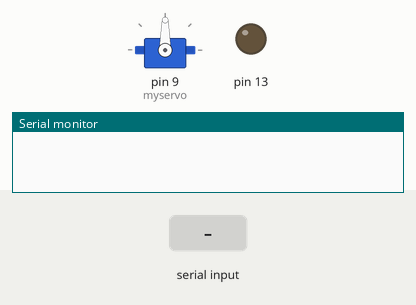
The sketch below on a simulated Arduino Uno, built with avr-gcc and run on an emulated ATmega328P. On the bench: servo, output pins drawn as LEDs (lit = HIGH), the last lines printed to the serial monitor. The inputs (shaded band) are chosen by the test bench.

Above: at 1.2 s.
1.3 s: "90,45\n" received over Serial
At 1.6 s:
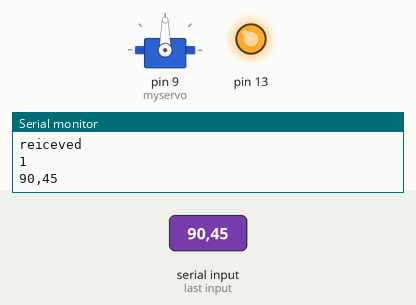
2.8 s: "30,150\n" received over Serial
At 4.0 s:
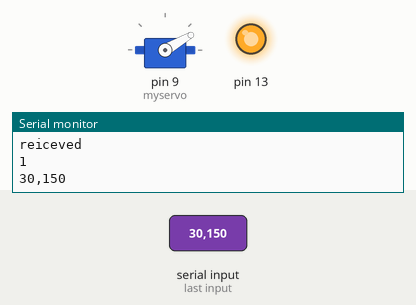
4.3 s: "5\n" received over Serial
At 4.9 s:
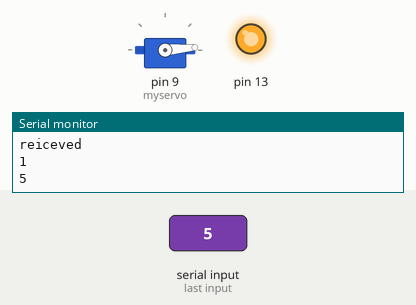
5.8 s: "200\n" received over Serial
At 6.1 s:
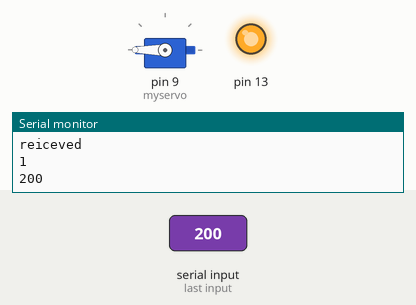
7.3 s: "90\n" received over Serial
At 8.4 s:
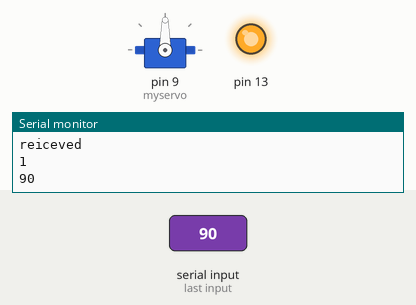
Timing chart, 0 to 9.8 s (numbered marks = the images above; inputs shaded):
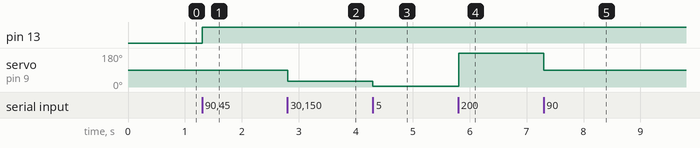

Measured:
- after the input at 1.3 s, pin 13: LOW → HIGH at once
- after the input at 2.8 s, servo on pin 9 (myservo): 90° → 30° at once
- after the input at 4.3 s, servo on pin 9 (myservo): 30° → 5° at once
- after the input at 5.8 s, servo on pin 9 (myservo): 5° → 180° at once
- after the input at 7.3 s, servo on pin 9 (myservo): 180° → 90° at once

The sketch:

Arduino_motors.ino
```cpp
#include <Servo.h>
# include <stdlib.h>
#include<stdio.h>

Servo myservo; // create servo object to control a servo
// int potpin = 0; // analog pin used to connect the potentiometer

float val; // variable to read the value from the analog pin
String rotation;
String inputString = "";
bool stringComplete = false;
int count = 0;

void setup()
{
  pinMode(13, OUTPUT);
  Serial.begin(9600);
  myservo.attach(9); // attaches the servo on pin 9 to the servo object
  inputString.reserve(200);

}


// serial EVENT

void loop() {

  // print the string when a newline arrives:
  if (stringComplete) {
     Serial.println("1");

    digitalWrite(13,HIGH);
    Serial.println(inputString);
    // clear the string:
    rotation = inputString;
    myservo.write(rotation.toInt()); // sets position to the scaled value
    inputString = "";

    stringComplete = false;
    for(int i = 0; i < count; i++){
      digitalWrite(13,HIGH);
    }

  }
}


void serialEvent() {

  while (Serial.available()) {
    // get the new byte:
    char inChar = Serial.read();
    // add it to the inputString:
    inputString += inChar;
    count += 1;
    // if the incoming character is a newline, set a flag so the main loop can
    // do something about it:
    if (inChar == '\n') {
      stringComplete = true;

    }
  }
  if (stringComplete){
  Serial.println("reiceved");
  }
}
```
